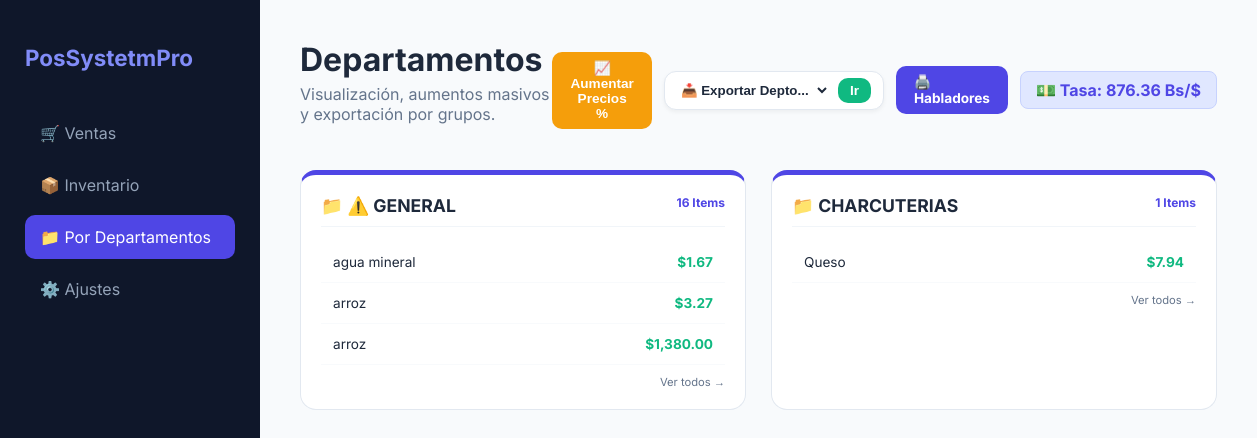
The page /mercancia_departamentos.php (signed in) on the database its author committed.
### tables this page shows
CREATE TABLE `configuracion` (
  `id` int(1) NOT NULL,
  `nombre_negocio` varchar(100) NOT NULL,
  `rif` varchar(20) NOT NULL,
  `direccion` text,
  `mensaje_ticket` varchar(255) DEFAULT NULL,
  `tasa_dolar` decimal(10,2) NOT NULL,
  `moneda_simbolo` varchar(5) DEFAULT '$',
  `mensaje_factura` text,
  `puerto_impresora` varchar(100) DEFAULT NULL,
  `tipo_lector` varchar(50) DEFAULT 'teclado',
  `puerto_lector` varchar(50) DEFAULT NULL,
  `gaveta` varchar(50) DEFAULT 'impresora',
  `impuesto_iva` decimal(5,2) DEFAULT '16.00',
  `impuesto_igtf` decimal(5,2) DEFAULT '3.00',
  `usar_iva` tinyint(1) DEFAULT '1',
  `usar_igtf` tinyint(1) DEFAULT '0',
  `whatsapp_telefono` varchar(20) DEFAULT NULL,
  `whatsapp_api_key` varchar(255) DEFAULT NULL
);

CREATE TABLE `productos` (
  `id` int(11) NOT NULL,
  `codigo_barras` varchar(50) DEFAULT NULL,
  `nombre` varchar(100) NOT NULL,
  `precio_costo` decimal(10,2) DEFAULT NULL,
  `precio` double NOT NULL,
  `stock` decimal(10,3) DEFAULT '0.000',
  `tipo_venta` enum('unidad','granel','paquete') DEFAULT 'unidad',
  `unidad_medida` varchar(10) DEFAULT 'Unid',
  `id_departamento` int(11) DEFAULT NULL,
  `usa_inventario` tinyint(1) DEFAULT '1',
  `moneda` varchar(5) DEFAULT 'USD',
  `moneda_base` varchar(10) DEFAULT NULL,
  `precio_mayor` decimal(10,2) DEFAULT '0.00',
  `cantidad_mayor` int(11) DEFAULT '0',
  `precio_bulto` decimal(10,2) DEFAULT '0.00',
  `cantidad_bulto` int(11) DEFAULT '0',
  `id_proveedor` int(11) DEFAULT NULL,
  `usa_parametros_fiscales` tinyint(1) DEFAULT '1'
);

### mercancia_departamentos.php (the view, shortened to what this page needs)
<?php
include 'conexion.php';
$res_tasa = mysqli_query($conexion, "SELECT tasa_dolar FROM configuracion WHERE id = 1");
$tasa_actual = mysqli_fetch_assoc($res_tasa)['tasa_dolar'] ?? 1;
$sql = "SELECT p.id,
               p.codigo_barras AS codigo,
               p.nombre AS nombre_producto,
               p.precio,
               p.precio_costo,
               p.moneda,
               p.stock,
               IFNULL(d.nombre, '⚠️ GENERAL') AS depto_nombre,
               p.id_departamento
        FROM productos p
        LEFT JOIN departamentos d ON p.id_departamento = d.id
        ORDER BY depto_nombre ASC, p.nombre ASC";
$resultado = mysqli_query($conexion, $sql);
$mercancia_por_departamento = [];
if ($resultado) {
    while ($fila = mysqli_fetch_assoc($resultado)) {
        $depto = $fila['depto_nombre'];
        $mercancia_por_departamento[$depto][] = $fila;
    }
}
?>
<!DOCTYPE html>
<html lang="es">
<head>
</head>
<body>
<aside class="sidebar">
    <h2>PosSystetmPro</h2>
    <nav>
        <a href="ventas.php" class="nav-link">🛒 Ventas</a>
        <a href="inventario.php" class="nav-link">📦 Inventario</a>
        <a href="mercancia_departamentos.php" class="nav-link active">📁 Por Departamentos</a>
        <a href="configuracion.php" class="nav-link">⚙️ Ajustes</a>
    </nav>
</aside>
<main class="main-content">
    <div class="header">
        <div>
            <h1 style="margin:0;">Departamentos</h1>
            <p style="color: var(--text-light); margin-top: 5px;">Visualización, aumentos masivos y exportación por grupos.</p>
        </div>
        <div style="display: flex; gap: 12px; align-items: center;">
            <button onclick="abrirModalAumento()" class="btn-action" style="background: var(--amber);">📈 Aumentar Precios %</button>
            <form method="GET" style="display: flex; gap: 8px; background: white; padding: 6px 12px; border-radius: 12px; border: 1px solid var(--border); box-shadow: 0 2px 4px rgba(0,0,0,0.05);">
                <select name="exportar_depto" style="border: none; outline: none; background: transparent; font-weight: 600; color: var(--text); cursor: pointer;" required>
                    <option value="" disabled selected>📥 Exportar Depto...</option>
                </select>
                <button type="submit" class="btn-action" style="padding: 5px 12px;">Ir</button>
            </form>
            <a href="imprimir_precios.php" class="btn-action" style="background: #4f46e5;">🖨️ Habladores</a>
            <div class="tasa-badge">💵 Tasa: <?php echo number_format($tasa_actual, 2); ?> Bs/$</div>
        </div>
    </div>
    <div class="grid-deptos">
        <?php foreach ($mercancia_por_departamento as $depto => $productos): ?>
            <div class="card-depto" onclick='abrirModal("<?php echo htmlspecialchars($depto); ?>", <?php echo json_encode($productos); ?>)'>
                <div class="card-title">
                    <span>📁 <?php echo htmlspecialchars($depto); ?></span>
                    <span style="font-size: 0.75rem; color: var(--primary);"><?php echo count($productos); ?> Items</span>
                </div>
                <table>
                    <tbody>
                        <?php for ($i = 0; $i < min(3, count($productos)); $i++):
                            $p = $productos[$i];
                            $moneda_p = strtoupper($p['moneda'] ?? 'USD');
                            $precio_usd = ($moneda_p == 'VES' || $moneda_p == 'BS') ? ($p['precio'] / $tasa_actual) : $p['precio'];
                        ?>
                            <tr>
                                <td><?php echo htmlspecialchars($p['nombre_producto']); ?></td>
                                <td style="text-align: right; font-weight: 700; color: var(--success);">$<?php echo number_format($precio_usd, 2); ?></td>
                            </tr>
                        <?php endfor; ?>
                    </tbody>
                </table>
                <div style="margin-top: 10px; font-size: 0.7rem; color: var(--text-light); text-align: right;">Ver todos →</div>
            </div>
        <?php endforeach; ?>
    </div>
</main>
</body>
</html>

### mercancia_departamentos.php (style rules this page uses)
:root { --primary: #4f46e5; --bg: #f8fafc; --card: #ffffff; --text: #1e293b; --text-light: #64748b; --border: #e2e8f0; --success: #10b981; --amber: #f59e0b; --bs-color: #2563eb; }
body { font-family: 'Inter', sans-serif; background: var(--bg); color: var(--text); margin: 0; display: flex; }
.sidebar { width: 260px; background: #0f172a; color: white; height: 100vh; position: fixed; padding: 25px; box-sizing: border-box; }
.sidebar h2 { font-size: 1.4rem; font-weight: 700; margin-bottom: 40px; color: #818cf8; }
.nav-link { display: block; padding: 12px 15px; color: #94a3b8; text-decoration: none; border-radius: 10px; margin-bottom: 8px; transition: 0.3s; }
.nav-link.active { background: var(--primary); color: white; }
.main-content { margin-left: 260px; flex: 1; padding: 40px; }
.header { display: flex; justify-content: space-between; align-items: center; margin-bottom: 30px; }
.tasa-badge { background: #e0e7ff; color: var(--primary); padding: 8px 15px; border-radius: 8px; font-weight: 700; border: 1px solid #c7d2fe; white-space: nowrap; }
.grid-deptos { display: grid; grid-template-columns: repeat(auto-fill, minmax(350px, 1fr)); gap: 25px; }
.card-depto { background: var(--card); border: 1px solid var(--border); border-radius: 16px; padding: 20px; border-top: 5px solid var(--primary); cursor: pointer; transition: 0.2s; }
.card-title { font-size: 1.1rem; font-weight: 700; margin-bottom: 15px; display: flex; justify-content: space-between; border-bottom: 1px solid #f1f5f9; padding-bottom: 10px; }
table { width: 100%; border-collapse: collapse; }
td { padding: 12px; border-bottom: 1px solid #f8fafc; font-size: 0.85rem; }
.btn-action { background: var(--success); color: white; padding: 8px 18px; border-radius: 10px; text-decoration: none; font-size: 0.85rem; font-weight: bold; border: none; cursor: pointer; display: inline-flex; align-items: center; gap: 8px; transition: 0.2s; }

### rows shown on the page
configuracion: tasa_dolar "876.36"
productos: nombre "agua mineral", precio_usd "1.67"
productos: nombre "arroz", precio_usd "3.27"
productos: nombre "arroz", precio_usd "1,380.00"
productos: depto "CHARCUTERIAS", count($productos) "1", nombre "Queso", precio_usd "7.94"

### other values the page prints
$depto "⚠️ GENERAL"
count($productos) "16"
